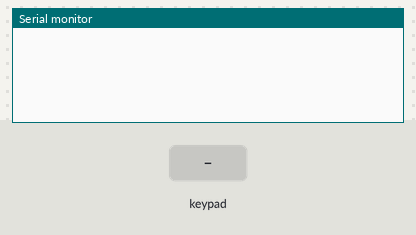
Simulated run of this sketch. Board: Arduino Uno, built with avr-gcc and run on an emulated ATmega328P. Shown: the last lines printed to the serial monitor. The test bench sets the inputs (shaded band).

Above: at 1.2 s.
1.3 s: key '1' pressed
At 2.3 s:
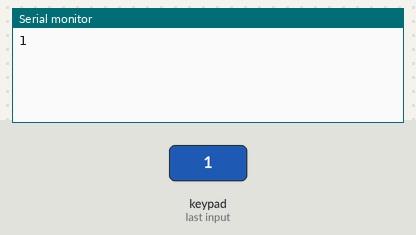
2.8 s: keypad keys 9 8 7 6 # pressed 0.4 s apart
At 5.7 s:
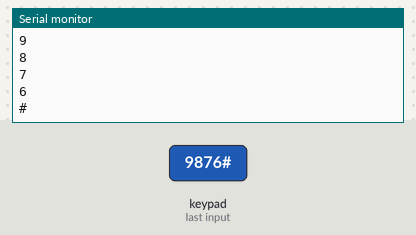
6.3 s: key '*' pressed
At 7.5 s:
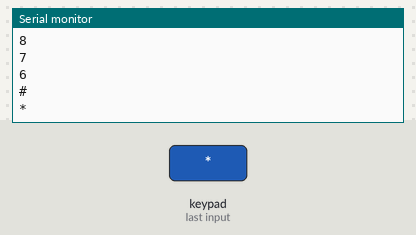
7.8 s: keypad keys 9 8 7 6 A pressed 0.4 s apart
At 10.9 s:
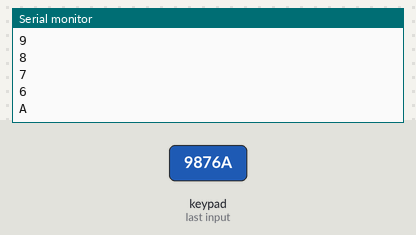
11.3 s: key 'B' pressed
At 12.3 s:
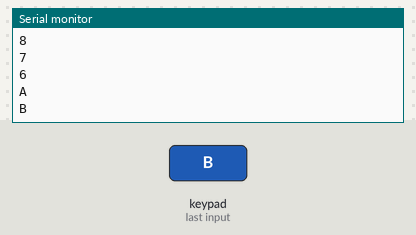
12.8 s: keypad keys 9 8 7 6 D pressed 0.4 s apart
At 14.8 s:
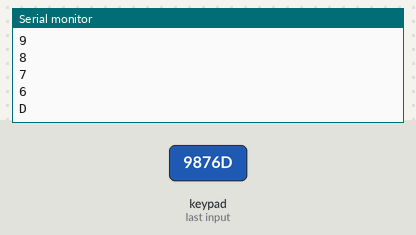
Timing chart, 0 to 16.3 s (numbered marks = the images above; inputs shaded):
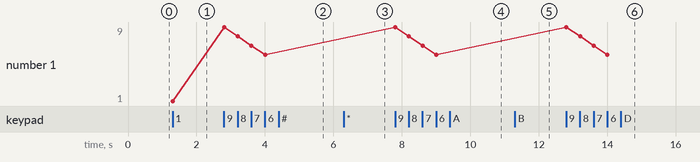

Measured:
- after the input at 1.3 s, the serial monitor: prints a new line at once (image 1)
- after the input at 2.8 s, the serial monitor: prints a new line at once (image 2)
- after the input at 6.3 s, the serial monitor: prints a new line at once (image 3)
- after the input at 7.8 s, the serial monitor: prints a new line at once (image 4)
- after the input at 11.3 s, the serial monitor: prints a new line at once (image 5)
- after the input at 12.8 s, the serial monitor: prints a new line at once (image 6)
- plotted number 1: 1 → 6 after the input at 2.8 s

The sketch:

keyboard_1.ino
```cpp
#include <Keypad.h>

#define KEY_ROWS 4 // 按鍵模組的列數
#define KEY_COLS 4 // 按鍵模組的行數

// 依照行、列排列的按鍵字元（二維陣列）
char keymap[KEY_ROWS][KEY_COLS] = {
  {'1', '4', '7', '*'},
  {'2', '5', '8', '0'},
  {'3', '6', '9', '#'},
  {'A', 'B', 'C', 'D'}
};

byte rowPins[KEY_ROWS] = {9, 8, 7, 6}; // 按鍵模組，列1~4接腳。
byte colPins[KEY_COLS] = {13, 12, 11, 10};     // 按鍵模組，行1~4接腳。
// 初始化Keypad物件
// 語法：Keypad(makeKeymap(按鍵字元的二維陣列), 模組列接腳, 模組行接腳, 模組列數, 模組行數)
Keypad myKeypad = Keypad(makeKeymap(keymap), rowPins, colPins, KEY_ROWS, KEY_COLS);

void setup(){
  Serial.begin(9600);
}

void loop(){
  // 透過Keypad物件的getKey()方法讀取按鍵的字元
  char key = myKeypad.getKey();

  if (key){  // 若有按鍵被按下…
    Serial.println(key);  // 顯示按鍵的字元
  }
}
```
